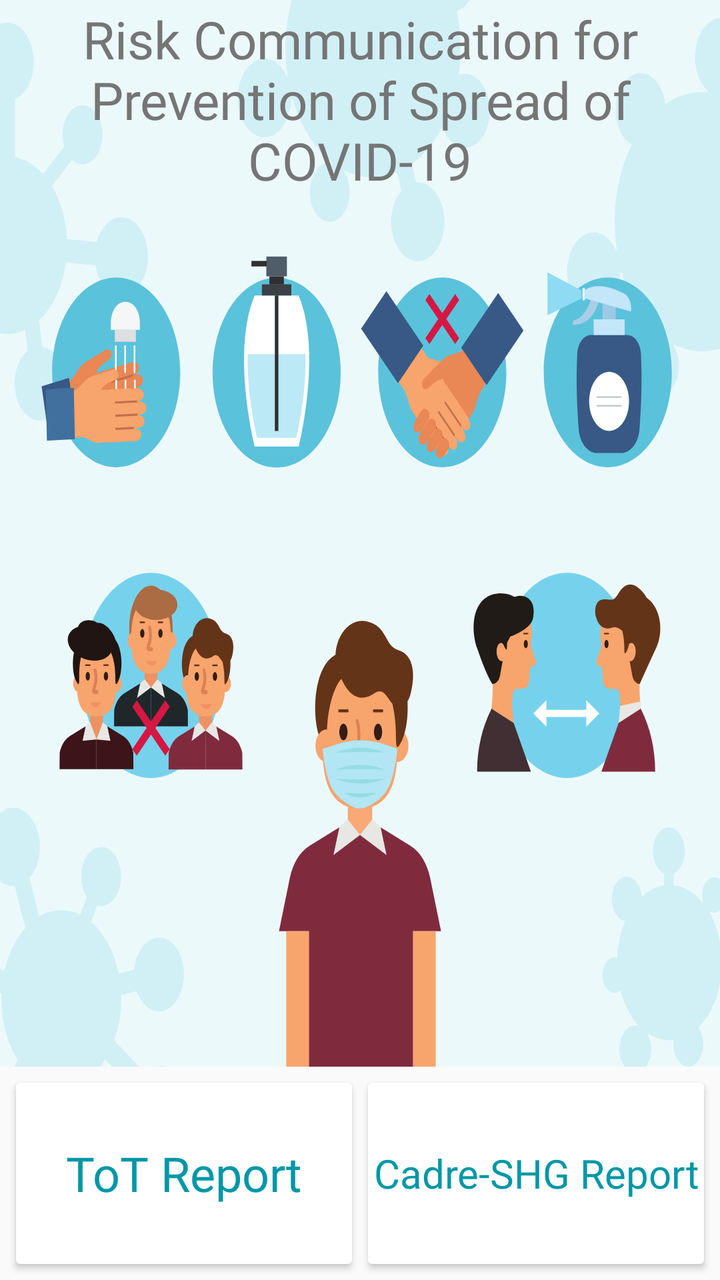
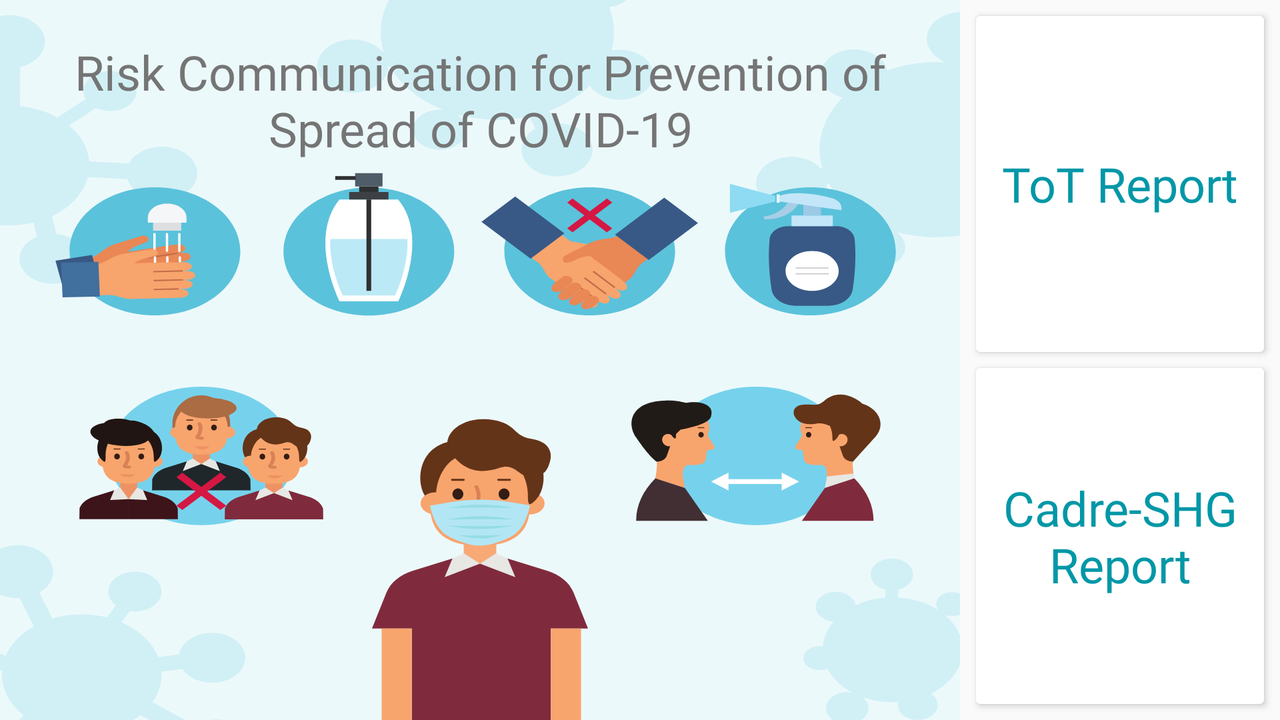

One screen, two layout resources from the same app: the default and the repository's alternative for another configuration. Each is rendered where Android would select it; the XML of both is given below.
<!-- AndroidManifest.xml: application theme AppTheme -->
<!-- res/layout/fragment_home.xml -->
<?xml version="1.0" encoding="utf-8"?>
<androidx.constraintlayout.widget.ConstraintLayout xmlns:android="http://schemas.android.com/apk/res/android"
    xmlns:app="http://schemas.android.com/apk/res-auto"
    xmlns:tools="http://schemas.android.com/tools"
    android:layout_width="match_parent"
    android:layout_height="match_parent"
    tools:context=".ui.HomeFragment">

    <LinearLayout
        android:layout_width="match_parent"
        android:layout_height="match_parent"
        android:orientation="vertical"
        android:weightSum="12">

        <LinearLayout
            android:layout_width="match_parent"
            android:layout_height="0dp"
            android:layout_weight="10"
            android:background="@drawable/ic_home_poster">

            <TextView
                android:layout_width="match_parent"
                android:layout_height="100dp"
                android:layout_gravity="top"
                android:layout_marginStart="12dp"
                android:layout_marginEnd="12dp"
                android:fontFamily="@font/mukta_bold"
                android:text="@string/home_title"
                android:gravity="center"
                android:textColor="@color/colorSecondaryText"
                app:autoSizeMaxTextSize="100sp"
                app:autoSizeMinTextSize="12sp"
                app:autoSizeStepGranularity="2sp"
                app:autoSizeTextType="uniform" />
        </LinearLayout>

        <LinearLayout
            android:layout_width="match_parent"
            android:layout_height="0dp"
            android:layout_weight="2"
            android:weightSum="2">

            <LinearLayout
                android:layout_width="0dp"
                android:layout_height="match_parent"
                android:layout_weight="1">

                <androidx.cardview.widget.CardView
                    android:id="@+id/card_national"
                    android:layout_width="match_parent"
                    android:layout_height="match_parent"
                    android:layout_marginStart="8dp"
                    android:layout_marginTop="8dp"
                    android:layout_marginEnd="4dp"
                    android:layout_marginBottom="8dp">

                    <TextView
                        android:id="@+id/textone"
                        android:layout_width="match_parent"
                        android:layout_height="50dp"
                        android:layout_gravity="center"
                        android:fontFamily="@font/mukta_bold"
                        android:gravity="center"
                        android:text="@string/level_1"
                        android:textColor="@color/colorCyanDark"
                        app:autoSizeMaxTextSize="25sp"
                        app:autoSizeMinTextSize="12sp"
                        app:autoSizeStepGranularity="2sp"
                        app:autoSizeTextType="uniform" />
                </androidx.cardview.widget.CardView>
            </LinearLayout>

            <LinearLayout
                android:layout_width="0dp"
                android:layout_height="match_parent"
                android:layout_weight="1">

                <androidx.cardview.widget.CardView
                    android:id="@+id/card_state"
                    android:layout_width="match_parent"
                    android:layout_height="match_parent"
                    android:layout_marginStart="4dp"
                    android:layout_marginTop="8dp"
                    android:layout_marginEnd="8dp"
                    android:layout_marginBottom="8dp">

                    <TextView
                        android:id="@+id/texttwo"
                        android:layout_width="match_parent"
                        android:layout_height="50dp"
                        android:layout_gravity="center"
                        android:fontFamily="@font/mukta_bold"
                        android:gravity="center"
                        android:text="@string/level_2"
                        android:textColor="@color/colorCyanDark"
                        app:autoSizeMaxTextSize="25sp"
                        app:autoSizeMinTextSize="12sp"
                        app:autoSizeStepGranularity="2sp"
                        app:autoSizeTextType="uniform" />

                </androidx.cardview.widget.CardView>
            </LinearLayout>
        </LinearLayout>
    </LinearLayout>
</androidx.constraintlayout.widget.ConstraintLayout>
<!-- resources referenced by this layout -->
<resources>
  <color name="colorCyanDark">#0097a7</color>
  <color name="colorSecondaryText">#757575</color>
  <!-- drawable ic_home_poster: vector/xml drawable (drawable, 66209 chars, omitted) -->
  <string name="home_title">Risk Communication for Prevention of Spread of COVID-19</string>
  <string name="level_1">ToT Report</string>
  <string name="level_2">Cadre-SHG Report</string>
  <style name="AppTheme" parent="Theme.AppCompat.Light.DarkActionBar">
          <item name="colorPrimary">@color/colorCyanLight</item>
          <item name="colorPrimaryDark">@color/colorCyanDark</item>
          <item name="colorAccent">@color/colorAccent</item>
      </style>
  <color name="colorCyanLight">#00bcd4</color>
  <color name="colorAccent">#ff4081</color>
</resources>
<!-- res/layout-land/fragment_home.xml (the repository's variant of the layout above) -->
<!-- drawn on the phone turned sideways -->
<?xml version="1.0" encoding="utf-8"?>
<androidx.constraintlayout.widget.ConstraintLayout xmlns:android="http://schemas.android.com/apk/res/android"
    xmlns:app="http://schemas.android.com/apk/res-auto"
    android:layout_width="match_parent"
    android:layout_height="match_parent">

    <LinearLayout
        android:layout_width="match_parent"
        android:layout_height="match_parent"
        android:orientation="horizontal"
        android:weightSum="12">

        <LinearLayout
            android:layout_width="0dp"
            android:layout_height="match_parent"
            android:layout_weight="9"
            android:background="@drawable/ic_home_poster">

            <TextView
                android:layout_width="match_parent"
                android:layout_height="100dp"
                android:layout_gravity="top"
                android:layout_marginStart="12dp"
                android:layout_marginEnd="12dp"
                android:fontFamily="@font/mukta_bold"
                android:gravity="center"
                android:text="@string/home_title"
                android:textColor="@color/colorSecondaryText"
                app:autoSizeMaxTextSize="25sp"
                app:autoSizeMinTextSize="12sp"
                app:autoSizeStepGranularity="2sp"
                app:autoSizeTextType="uniform" />
        </LinearLayout>

        <LinearLayout
            android:layout_width="0dp"
            android:layout_height="match_parent"
            android:layout_weight="3"
            android:orientation="vertical"
            android:weightSum="2">

            <LinearLayout
                android:layout_width="match_parent"
                android:layout_height="0dp"
                android:layout_weight="1">

                <androidx.cardview.widget.CardView
                    android:id="@+id/card_national"
                    android:layout_width="match_parent"
                    android:layout_height="match_parent"
                    android:layout_marginStart="8dp"
                    android:layout_marginTop="8dp"
                    android:layout_marginEnd="8dp"
                    android:layout_marginBottom="4dp">

                    <LinearLayout
                        android:layout_width="match_parent"
                        android:layout_height="match_parent"
                        android:orientation="vertical"
                        android:padding="8dp"
                        android:weightSum="10">

                        <TextView
                            android:id="@+id/textone"
                            android:layout_width="match_parent"
                            android:layout_height="match_parent"
                            android:layout_gravity="center"
                            android:fontFamily="@font/mukta_bold"
                            android:gravity="center"
                            android:text="@string/level_1"
                            android:textColor="@color/colorCyanDark"
                            app:autoSizeMaxTextSize="25sp"
                            app:autoSizeMinTextSize="12sp"
                            app:autoSizeStepGranularity="2sp"
                            app:autoSizeTextType="uniform" />

                    </LinearLayout>
                </androidx.cardview.widget.CardView>
            </LinearLayout>

            <LinearLayout
                android:layout_width="match_parent"
                android:layout_height="0dp"
                android:layout_weight="1">

                <androidx.cardview.widget.CardView
                    android:id="@+id/card_state"
                    android:layout_width="match_parent"
                    android:layout_height="match_parent"
                    android:layout_marginStart="8dp"
                    android:layout_marginTop="4dp"
                    android:layout_marginEnd="8dp"
                    android:layout_marginBottom="8dp">

                    <LinearLayout
                        android:layout_width="match_parent"
                        android:layout_height="match_parent"
                        android:orientation="vertical"
                        android:padding="8dp"
                        android:weightSum="10">

                        <TextView
                            android:id="@+id/texttwo"
                            android:layout_width="match_parent"
                            android:layout_height="match_parent"
                            android:layout_gravity="center"
                            android:fontFamily="@font/mukta_bold"
                            android:gravity="center"
                            android:text="@string/level_2"
                            android:textColor="@color/colorCyanDark"
                            app:autoSizeMaxTextSize="25sp"
                            app:autoSizeMinTextSize="12sp"
                            app:autoSizeStepGranularity="2sp"
                            app:autoSizeTextType="uniform" />
                    </LinearLayout>
                </androidx.cardview.widget.CardView>
            </LinearLayout>
        </LinearLayout>
    </LinearLayout>
</androidx.constraintlayout.widget.ConstraintLayout>
